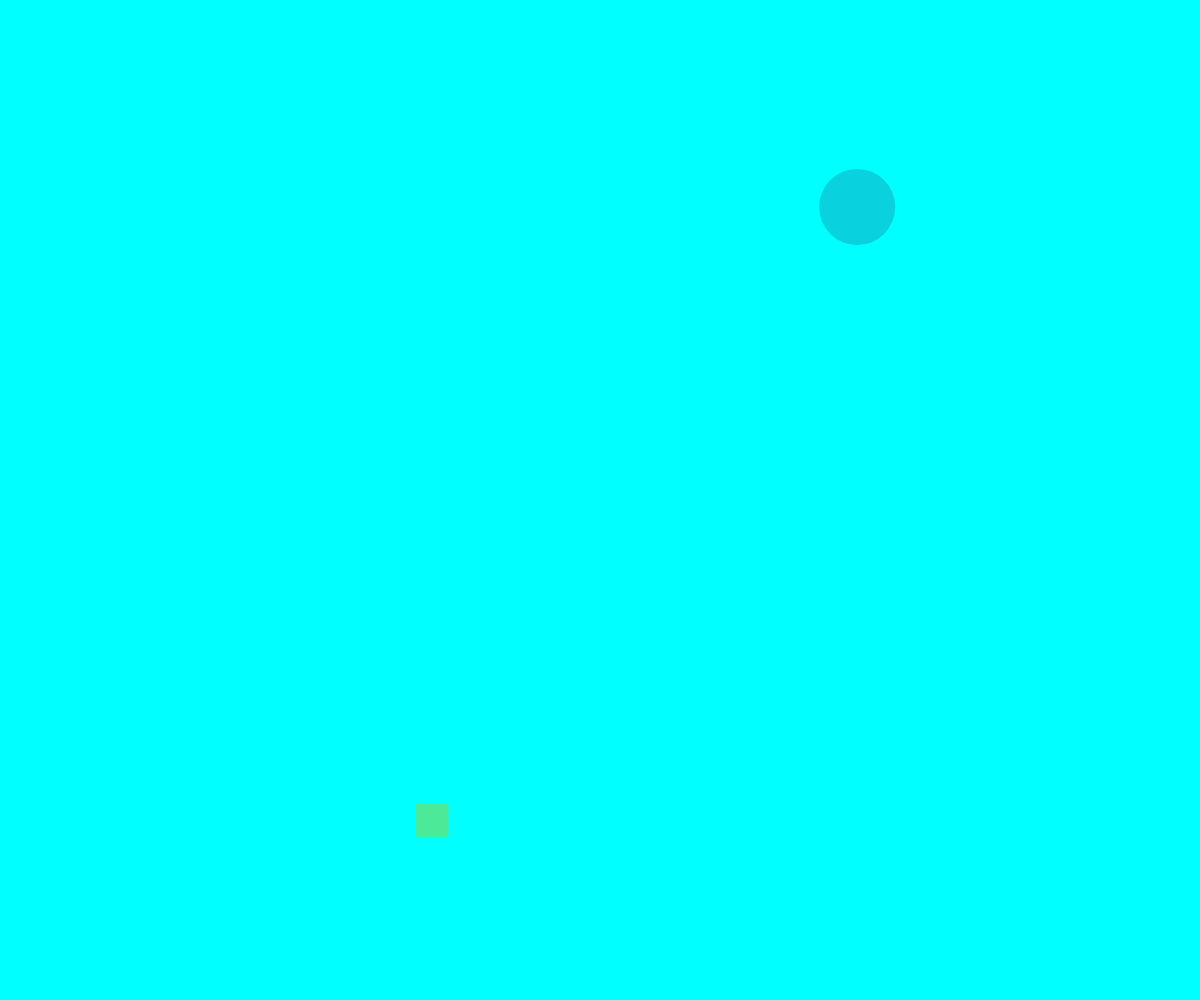
Frame 1 (no input)
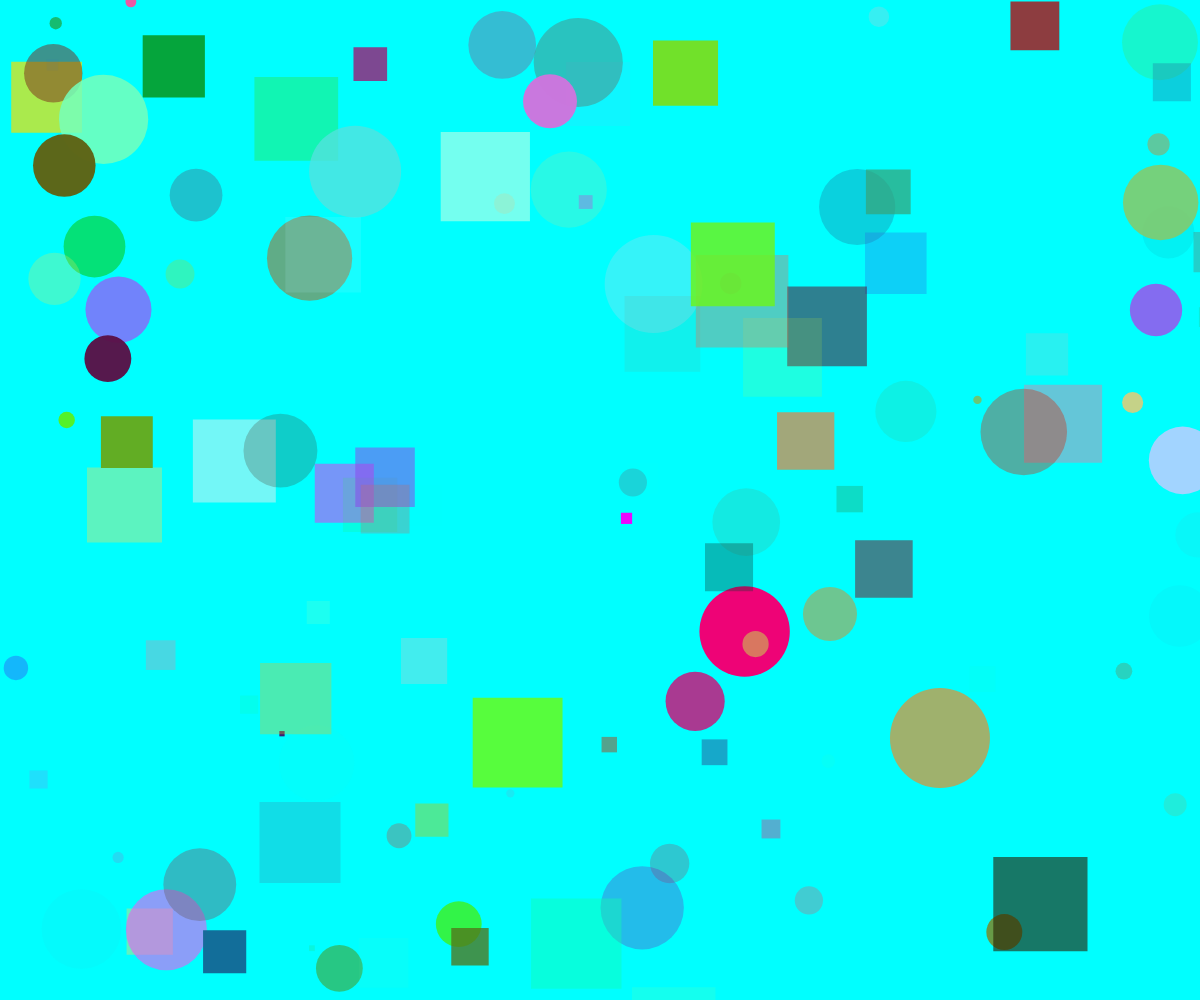
Frame 60 (no input)
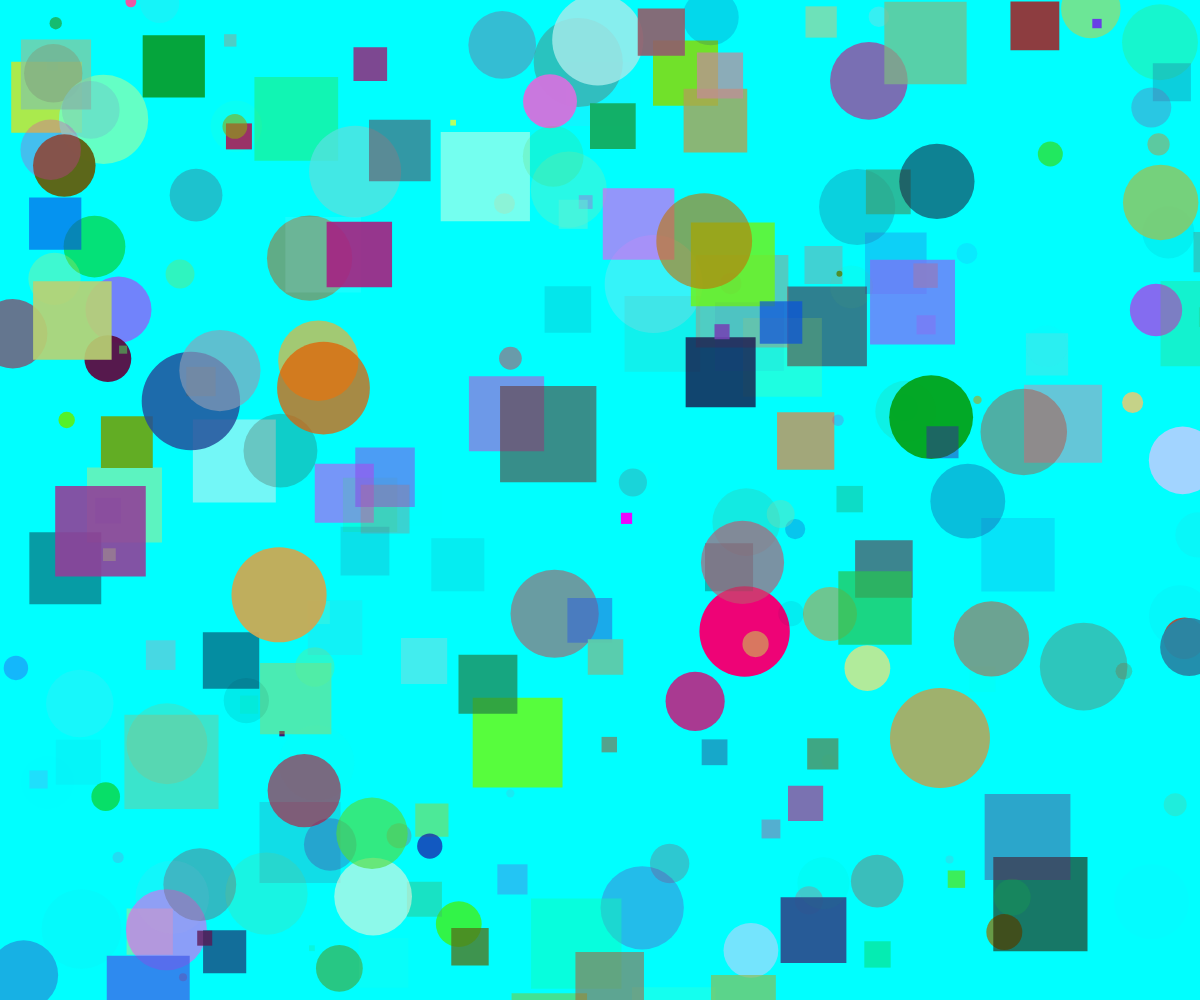
Frame 120 (the mouse pressed at the canvas centre since frame 60)

The p5.js sketch that drew these frames (run headless with seeded random() and noise() and a simulated clock; from frame 60 on, the mouse is pressed at the canvas centre):

// p5.js sketch
// ── sketch.js
// var x = random(200, 800);
// var y = random(200, 800);
// var rad = random(5, 20);
// let r = random(0, 255);
// let g = random(0, 255);
// let b = random(0, 255);
// var x = 500;
// var y = 300;
// var rad = 100

function setup() {
	createCanvas(windowWidth, windowHeight);
	background (0, 255, 255);

}

function draw() {


var x = random(0, width);
var y = random(0, height);
var rad = random(5, 100);
var x1 = random(0, width);
var y1 = random(0, height);
var rad1 = random(5, 100);
var trans = random(0,255)
let r = random(0, 255);
let g = random(0, 255);
let b = random(0, 255);
let r1 = random(0, 255);
let g1 = random(0, 255);
let b1 = random(0, 255);
let trans1 = random(0, 255);

strokeWeight(4);
line(x2, y2, x3, y3);
noStroke();
fill (r, g, b, trans);
ellipse(x, y, rad);
fill (r1, g1, b1, trans1);
rect (x1, y1, rad1, rad1);
var x2 = random(0, windowWidth);
var y2 = random(0, windowHeight);
var x3 = random(0, windowWidth);
var y3 = random(0, windowHeight);


}
